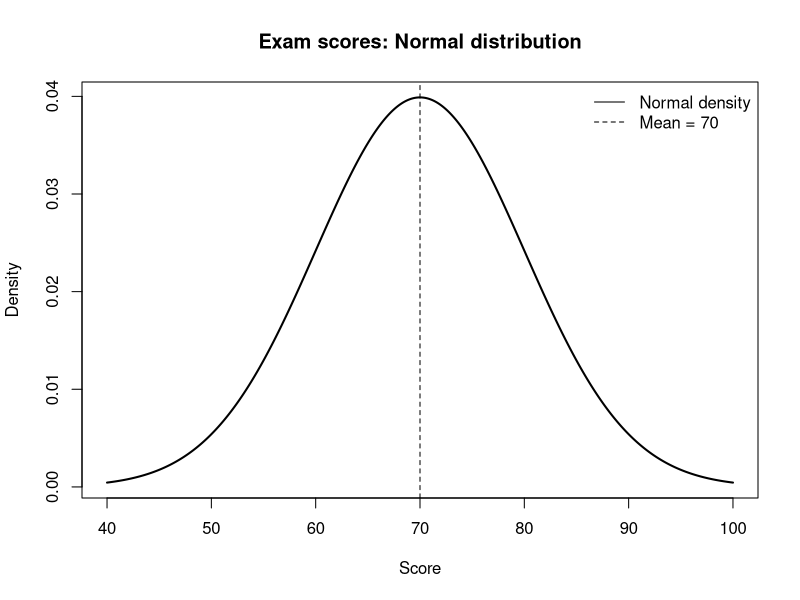

Reproduce this figure in R.
# 통계학입문 과제 1 — 정규분포
# 이름: 김한비  학번: 2025199063
# 목표: 정규분포의 표준화, 확률, 분위수, 확률밀도 그래프를 계산함
# 별도의 패키지 설치 없이 base R만 사용함

# [상황] 시험 점수 X는 평균 70점, 표준편차 10점의 정규분포를 따름
# X ~ N(70, 10^2)

# 문제 1. 평균과 표준편차를 저장할 것
mu <- 70
sigma <- 10

# 문제 2. 85점의 Z-score를 계산할 것
score <- 85
z_score <- (score - mu) / sigma

# 문제 3. P(X >= 80)을 계산할 것
# lower.tail=FALSE를 지정하면 오른쪽 꼬리확률을 반환함
p_above_80 <- pnorm(80, mean=mu, sd=sigma, lower.tail=FALSE)

# 문제 4. P(60 <= X <= 80)을 계산할 것
p_60_to_80 <- pnorm(80, mean=mu, sd=sigma) -
              pnorm(60, mean=mu, sd=sigma)

# 문제 5. 상위 5% 경계 점수(95백분위수)를 구할 것
cutoff_top_5 <- qnorm(0.95, mean=mu, sd=sigma)

cat('2. Z-score:', z_score, '\n')
cat('3. P(X >= 80):', p_above_80, '\n')
cat('4. P(60 <= X <= 80):', p_60_to_80, '\n')
cat('5. 상위 5% 기준점:', cutoff_top_5, '\n')

# 문제 6. 정규분포 확률밀도 그래프를 작성할 것
x <- seq(40, 100, length.out=400)
y <- dnorm(x, mean=mu, sd=sigma)

plot(x, y, type='l', lwd=2, main='Exam scores: Normal distribution',
     xlab='Score', ylab='Density')
abline(v=mu, lty=2)
legend('topright', legend=c('Normal density', 'Mean = 70'),
       lty=c(1, 2), bty='n')

# [서술] 결과를 2~3문장으로 해석할 것
# 85점의 Z-score는 1.5이므로 평균보다 1.5 표준편차 높은 점수이다.
# 80점 이상일 확률은 약 0.1587(15.87%)이고, 60점부터 80점 사이일 확률은
# 약 0.6827(68.27%)이다. 상위 5%에 해당하는 경계 점수는 약 82.82점이다.
